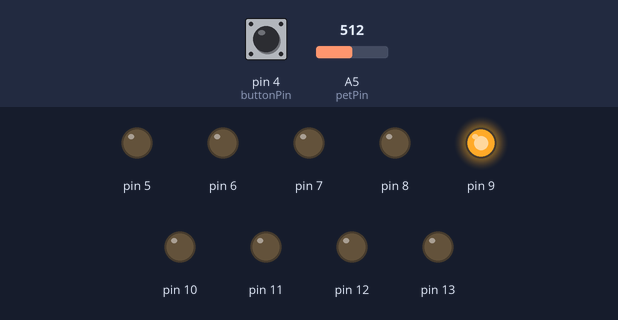
This sketch was run on a simulated Arduino Uno, built with avr-gcc and run on an emulated ATmega328P. Shown: output pins drawn as LEDs (lit = HIGH). Dashed ring = blinking. The inputs (shaded band) are chosen by the test bench; at power-on: pin 4 (buttonPin) LOW, A5 (petPin) = 512.

Above: at 1.2 s.
1.3 s: pin 4 (buttonPin) pulled HIGH for 0.15 s
At 1.45 s:
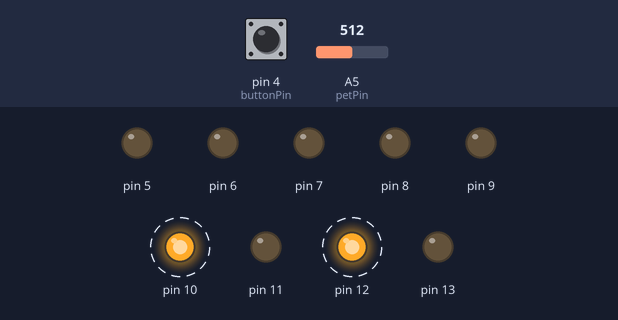
4.3 s: A5 (petPin) set to 505
7.3 s: pin 4 (buttonPin) pulled HIGH for 1 s
At 8.04 s:
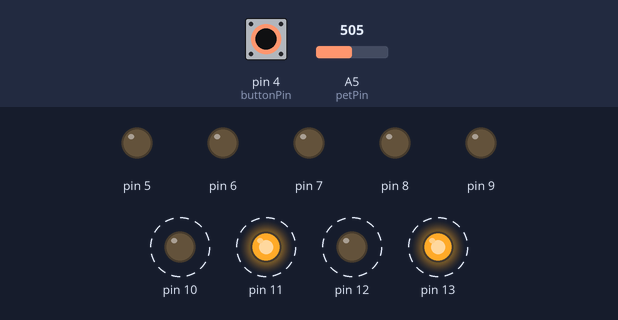
10.3 s: A5 (petPin) set to 122
At 10.93 s:
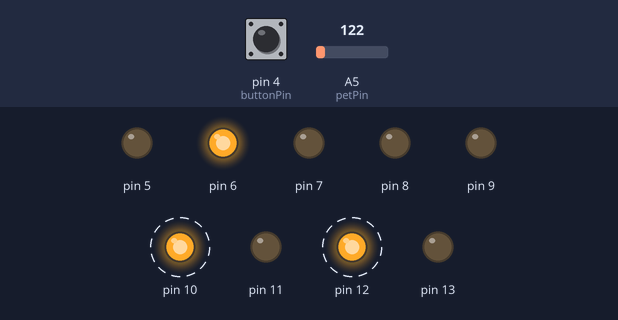
13.3 s: pin 4 (buttonPin) pulled HIGH for 3.2 s
At 13.96 s:
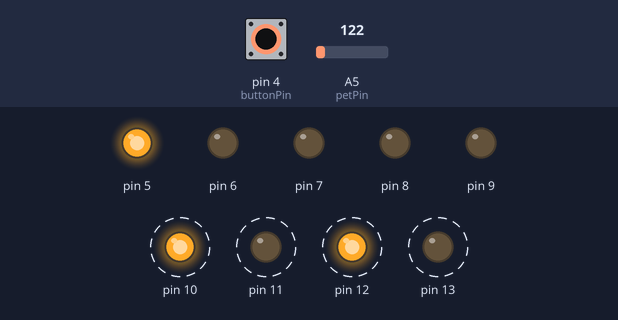
Timing chart, 0 to 19.0 s (numbered marks = the images above; inputs shaded):
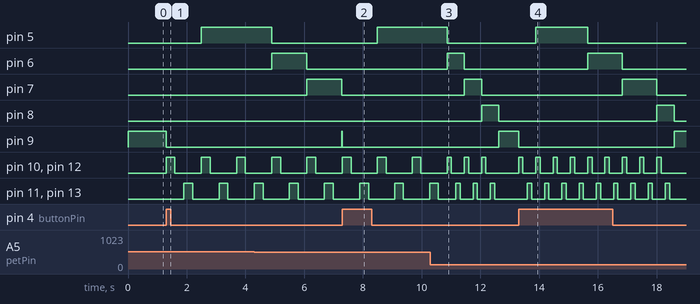

The sketch:

challenge_5.ino
```cpp
int buttonPin = 4;
int petPin = A5;
int buttonVal, petVal, t, startTime, endTime, pin1, pin2, cycle, countdownLed = 0;

void setup() {
  Serial.begin(9600);
  for (int i = 5; i<=13; i++) {
    pinMode(i, OUTPUT);
  }
  pinMode(buttonPin, INPUT);
  pinMode(petPin, INPUT);
}

void fixLeds() {
  for (int i = 8; i>=5; i--) {
    digitalWrite(i, LOW);
  }
  digitalWrite(9, HIGH);
}

void flashLeds() {
  startTime = millis();
  endTime = startTime;
  while ((endTime - startTime) <= 5000) {
    digitalWrite(9, LOW);
    petVal = analogRead(petPin);
  	t = map(petVal, 1, 1023, 100, 500);
    for (int f = 12; f<=13; f++) {
      for (int i = 1; i>=0; i--) {
          digitalWrite(f, i);
          digitalWrite(f - 2, i);
          delay(t);
      }
    }
	countdownLed = map(endTime - startTime, 0, 5000, 5, 9);
    digitalWrite(countdownLed, HIGH);
	digitalWrite(countdownLed - 1, LOW);
    endTime = millis();
  }
}

void loop() {
  fixLeds();
  buttonVal = digitalRead(buttonPin);
  if (buttonVal == 1) {
    flashLeds();
  }
}
```

Measured:
- after the input at 1.3 s, pin 5: LOW → HIGH after 1.2 s; pin 9: HIGH → LOW at once; pin 10, pin 12: alternates HIGH for 0.30 s and LOW for 0.90 s, starting at once; pin 11, pin 13: alternates HIGH for 0.30 s and LOW for 0.90 s, starting after 0.60 s
- after the input at 4.3 s, pin 9: LOW → HIGH after 3.0 s
- after the input at 7.3 s, pin 5: LOW → HIGH after 1.2 s; pin 9: HIGH → LOW at once; pin 10, pin 12: alternates HIGH for 0.30 s and LOW for 0.89 s, starting at once; pin 11, pin 13: alternates HIGH for 0.30 s and LOW for 0.89 s, starting after 0.59 s
- after the input at 10.3 s, pin 8: LOW → HIGH after 1.7 s, → LOW 0.59 s later; pin 9: LOW → HIGH after 2.3 s instead of 2.9 s; pin 10, pin 12: alternates HIGH for 0.15 s and LOW for 0.44 s, 5 changes in all, then stays LOW, starting after 0.71 s
- after the input at 13.3 s, pin 5: LOW → HIGH after 0.59 s, → LOW 1.8 s later; pin 6: LOW → HIGH after 2.4 s, → LOW 1.2 s later; pin 7: LOW → HIGH after 3.5 s, → LOW 1.2 s later; pin 8: LOW → HIGH after 4.7 s, → LOW 0.59 s later; pin 9: HIGH → LOW at once, → HIGH 5.3 s later
